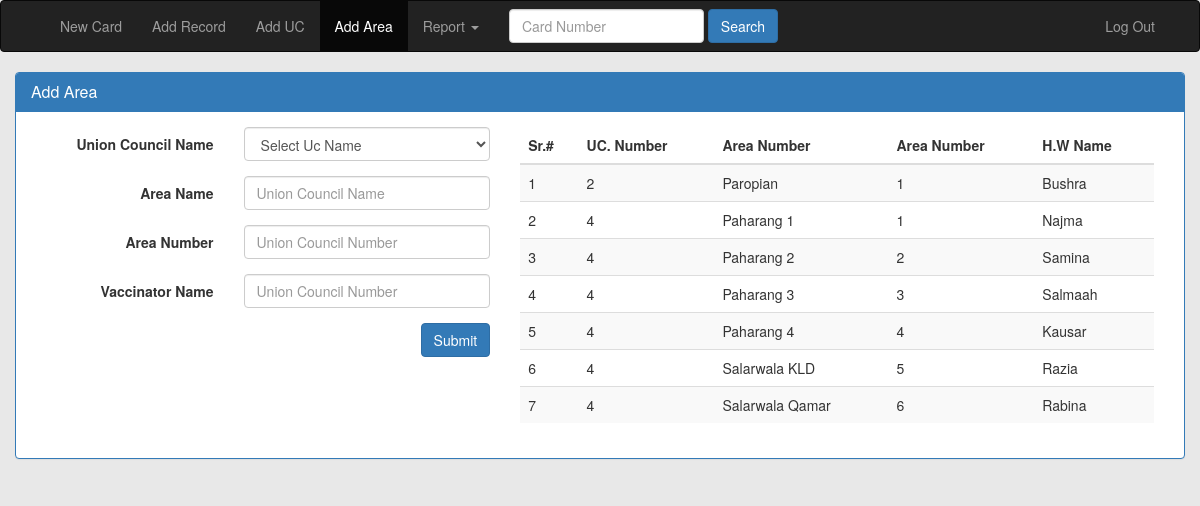
Before: /area.php (signed in) with the older database file.
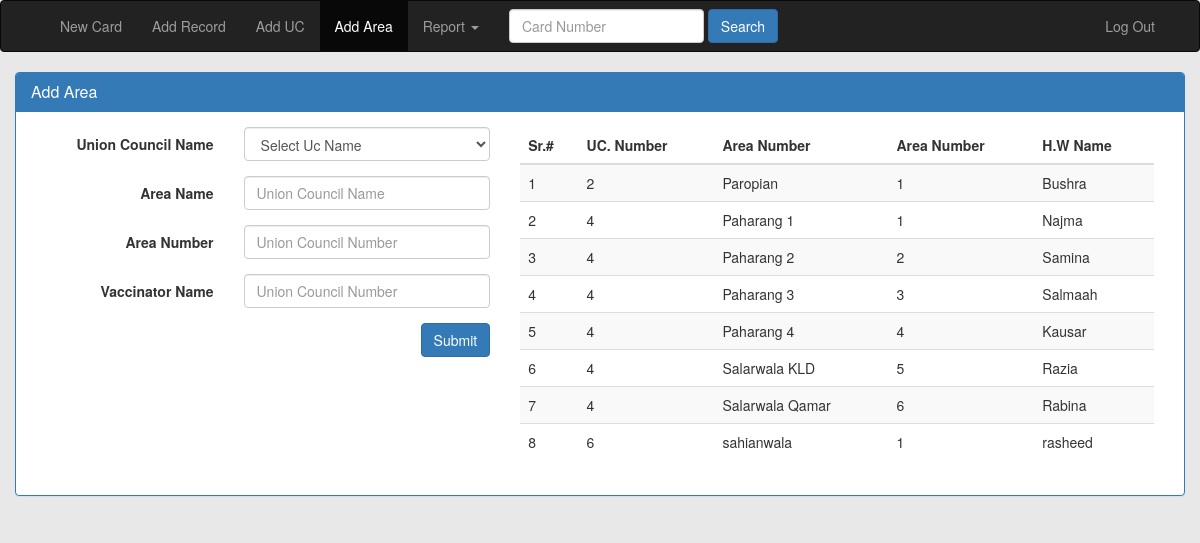
After: the same page with the newer database file.
### tables this page shows
CREATE TABLE IF NOT EXISTS `area` (
`id` int(11) NOT NULL,
  `concile_id` int(11) NOT NULL,
  `name` varchar(30) NOT NULL,
  `number` int(11) NOT NULL,
  `hw_name` varchar(30) NOT NULL
);

### classes/inject_record.php (called while the page is built, shortened)
<?php
class inject_record {
    function db_connection() {
        $conn = new connection();
        $link = $conn->db_connect();
        return $link;
    }
    function get_area($id) {
        $link = $this->db_connection();
        if (isset($id)) {
            $query = "SELECT name, number, hw_name From area WHERE concile_id='$id' ORDER BY number ASC";
        } else {
            $query = "SELECT * From area ORDER BY concile_id ASC";
        }
        $result = mysqli_query($link, $query) or die(mysqli_error($link));
        return $result;
    }
}

### area.php (the view, shortened to what this page needs)
<?php
require_once 'classes/inject_record.php';
$obj = new inject_record();
$result = $obj->get_area(null);
?>
<!DOCTYPE html>
<html>
    <head>
        <?php require 'inc/head.php'; ?>
    </head>
    <body>
            <div id="nav">
                <?php require 'inc/header.php'; ?>
            </div>
            <div id="dashoard" class="container">
                <div class="row">
                    <div class="panel panel-primary ">
                        <div class="panel-heading">
                            <h3 class="panel-title">Add Area</h3>
                        </div>
                        <div class="panel-body">
                            <div class="col-lg-5">
                                <form class="form-horizontal" id="area" role="form" method="POST" action="">
                                    <div class="form-group">
                                        <label for="uc_name" class="col-sm-5 control-label">Union Council Name</label>
                                        <div class="col-sm-7">
                                            <select form="area" id="uc_name" name="uc_name" required="" class="form-control">
                                                <option disabled="" value="" selected="">Select Uc Name</option>
                                            </select>
                                        </div>
                                    </div>
                                    <div class="form-group">
                                        <label for="area_name" class="col-sm-5 control-label">Area Name</label>
                                        <div class="col-sm-7">
                                            <input required="" form="area" type="text" class="form-control" name="area_name" id="area_name" placeholder="Union Council Name">
                                        </div>
                                    </div>
                                    <div class="form-group">
                                        <label for="area_no" class="col-sm-5 control-label">Area Number</label>
                                        <div class="col-sm-7">
                                            <input required="" form="area" type="number" class="form-control" name="area_number" id="area_no" placeholder="Union Council Number">
                                        </div>
                                    </div>
                                    <div class="form-group">
                                        <label for="area_hw" class="col-sm-5 control-label">Vaccinator Name</label>
                                        <div class="col-sm-7">
                                            <input  form="area" type="text" class="form-control" name="hw_name" id="area_hw" placeholder="Union Council Number">
                                        </div>
                                    </div>
                                    <div class="form-group">
                                        <div class="col-sm-12">
                                            <button name="submit" value="submit" type="submit" class="btn btn-primary pull-right">Submit</button>
                                        </div>
                                    </div>
                                </form>
                            </div>
                            <div class="col-lg-7">
                                <div class="table-responsive">
                                    <table class="table table-striped table-hover ">
                                        <thead>
                                            <tr><th>Sr.#</th><th>UC. Number</th><th>Area Number</th><th>Area Number</th><th>H.W Name</th></tr>
                                        </thead>
                                        <tbody>
                                            <?php
                                            $i = 1;
                                            while ($data = mysqli_fetch_array($result)) {
                                                ?>
                                                <tr><td><?php echo $i; ?></td><td><?php echo $data[1]; ?></td><td><?php echo $data[2]; ?></td><td><?php echo $data[3]; ?></td><td><?php echo $data[4]; ?></td></tr>
                                                <?php
                                                $i++;
                                            }
                                            ?>
                                        </tbody>
                                    </table>
                                </div>
                            </div>
                        </div>
                    </div>
                </div>
            </div>
    </body>
</html>

### inc/head.php (shortened to what this page needs)
<link href="inc/css/bootstrap.css" rel="stylesheet" type="text/css"/>
<link href="inc/css/jquery-ui.css" rel="stylesheet" type="text/css"/>
 <link href="inc/css/custom.css" rel="stylesheet" type="text/css"/>

### inc/header.php (shortened to what this page needs)
<nav class="navbar navbar-inverse" >
  <div class="container">
    <div class="collapse navbar-collapse" id="bs-example-navbar-collapse-1">
      <ul class="nav navbar-nav">
        <li><a href="card.php">New Card</a></li>
        <li><a href="record.php">Add Record</a></li>
        <li><a href="uc.php">Add UC</a></li>
        <li><a href="area.php">Add Area</a></li>
        <li class="dropdown"><a href="report.php" class="dropdown-toggle" data-toggle="dropdown" role="button" aria-haspopup="true" aria-expanded="false">Report <span class="caret"></span></a>
          </li>
     </ul>
      <form class="navbar-form navbar-left " role="search" id="hsearch" action="record.php" method="POST">
        <div class="form-group">
          <input type="text" form="hsearch" name="card_number" class="form-control" id="card_number" placeholder="Card Number">
        </div>
        <button type="submit" form="hsearch" name="search" class="btn btn-primary">Search</button>
      </form>
      <ul class="nav navbar-nav navbar-right">
        <li><a href="index.php?logout=logout">Log Out</a></li>
        </ul>
    </div>
  </div>
</nav>

### inc/css/custom.css (style rules this page uses)
body { background-color: #E8E8E8 }
table { width: 100%; }

Changed rows visible on the page:
added area: concile "6", name "sahianwala", number "1", hw_name "rasheed"
